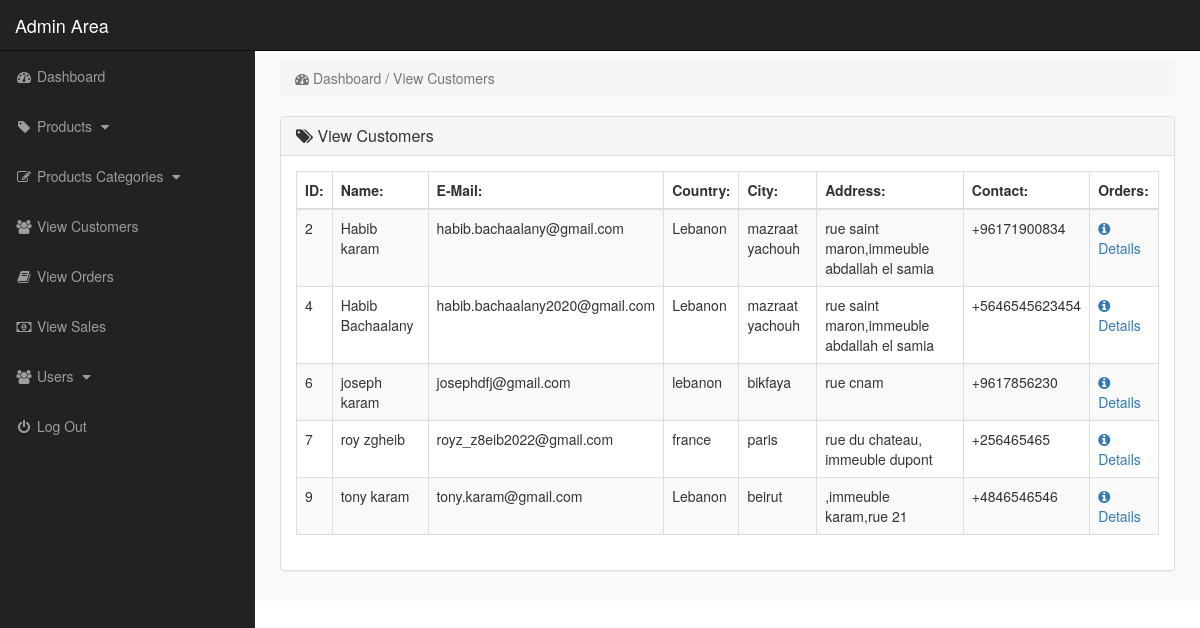
/admin_area/index.php?view_customers (signed in), run on the app's committed database.
### tables this page shows
CREATE TABLE IF NOT EXISTS `user` (
  `id_user` int UNSIGNED NOT NULL AUTO_INCREMENT,
  `f_name` varchar(50) NOT NULL,
  `l_name` varchar(50) NOT NULL,
  `email` varchar(50) NOT NULL,
  `password` varchar(50) NOT NULL,
  `country` varchar(50) NOT NULL,
  `city` varchar(50) NOT NULL,
  `adress` varchar(255) NOT NULL,
  `contact` varchar(50) NOT NULL,
  PRIMARY KEY (`id_user`)
);

### admin_area/view_customers.php (the view, shortened to what this page needs)
<?php
		$link=connect();
?>
<div class="row">
    <div class="col-lg-12">
        <ol class="breadcrumb">
            <li class="active">
                <i class="fa fa-dashboard"></i> Dashboard / View Customers
            </li>
        </ol>
    </div>
</div>
<div class="row">
    <div class="col-lg-12">
        <div class="panel panel-default">
            <div class="panel-heading">
               <h3 class="panel-title">
                   <i class="fa fa-tags"></i>  View Customers
               </h3>
            </div>
            <div class="panel-body">
                <div class="table-responsive">
                    <table class="table table-striped table-bordered table-hover">
                        <thead>
                            <tr>
                                <th> ID: </th>
                                <th> Name: </th>
                                <th> E-Mail: </th>
                                <th> Country: </th>
                                <th> City: </th>
                                <th> Address: </th>
                                <th> Contact: </th>
								<th> Orders: </th>
                            </tr>
                        </thead>
                        <tbody>
                            <?php
                                $sql = "select distinct user.id_user from orders JOIN user ON user.id_user=orders.id_user";
                                $res_user = mysqli_query($link,$sql);
								while($row_id=mysqli_fetch_array($res_user)){
								$sql = "select *  from  user where id_user='".$row_id['id_user']."';";
                                $res = mysqli_query($link,$sql);
                                while($row_c=mysqli_fetch_array($res)){
                                    $id_user = $row_c['id_user'];
                                    $f_name = $row_c['f_name'];
                                    $l_name = $row_c['l_name'];
                                    $email = $row_c['email'];
                                    $country = $row_c['country'];
                                    $city = $row_c['city'];
                                    $adress = $row_c['adress'];
                                    $contact = $row_c['contact'];
                            ?>
                            <tr>
                                <td> <?php echo $id_user; ?> </td>
                                <td> <?php echo $f_name." ".$l_name; ?> </td>
                                <td> <?php echo $email; ?> </td>
                                <td> <?php echo $country; ?></td>
                                <td> <?php echo $city; ?> </td>
                                <td> <?php echo $adress ?> </td>
                                <td> <?php echo $contact ?> </td>
								<td>
                                    <a href="index.php?view_orders=<?php echo $id_user; ?>">
                                        <i class="fa fa-info-circle"></i> Details
                                    </a>
                                </td>
                            </tr>
								<?php } } ?>
                        </tbody>
                    </table>
                </div>
            </div>
        </div>
    </div>
</div>

### admin_area/css/style.css (style rules this page uses)
body { margin-top: 100px; }
@media (min-width: 768px) { body { margin-top: 50px; } }

### data on the page
user: id_user "2", f_name "Habib", l_name "karam", email "habib.bachaalany@gmail.com", country "Lebanon", city "mazraat yachouh", adress "rue saint maron,immeuble abdallah el samia", contact "+96171900834"
user: id_user "4", f_name "Habib", l_name "Bachaalany", email "habib.bachaalany2020@gmail.com", country "Lebanon", city "mazraat yachouh", adress "rue saint maron,immeuble abdallah el samia", contact "+5646545623454"
user: id_user "6", f_name "joseph", l_name "karam", email "josephdfj@gmail.com", country "lebanon", city "bikfaya", adress "rue cnam", contact "+9617856230"
user: id_user "7", f_name "roy", l_name "zgheib", email "royz_z8eib2022@gmail.com", country "france", city "paris", adress "rue du chateau, immeuble dupont", contact "+256465465"
user: id_user "9", f_name "tony", l_name "karam", email "tony.karam@gmail.com", country "Lebanon", city "beirut", adress ",immeuble karam,rue 21", contact "+4846546546"
